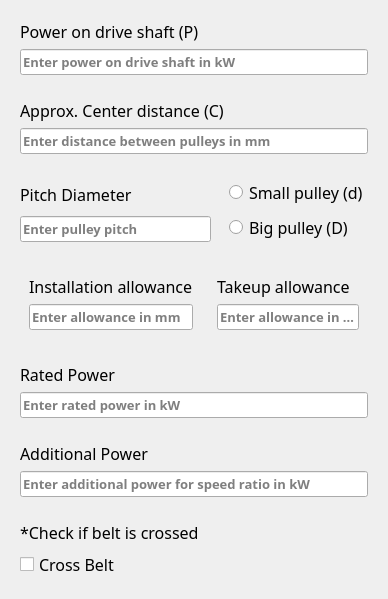
                   <widget class="QWidget" name="widget_32" native="true">
                    <layout class="QVBoxLayout" name="verticalLayout_36">
                     <item>
                      <widget class="QWidget" name="widget_33" native="true">
                       <layout class="QVBoxLayout" name="verticalLayout_35">
                        <item>
                         <widget class="QLabel" name="label_6">
                          <property name="font">
                           <font>
                            <family>Syne</family>
                            <pointsize>12</pointsize>
                           </font>
                          </property>
                          <property name="text">
                           <string>Power on drive shaft (&lt;var&gt;P&lt;/var&gt;)</string>
                          </property>
                         </widget>
                        </item>
                        <item>
                         <widget class="QLineEdit" name="powerInput">
                          <property name="palette">
                           <palette>
                            <active/>
                            <inactive/>
                            <disabled/>
                           </palette>
                          </property>
                          <property name="font">
                           <font>
                            <family>Merriweather</family>
                            <pointsize>10</pointsize>
                            <italic>false</italic>
                            <bold>true</bold>
                           </font>
                          </property>
                          <property name="styleSheet">
                           <string notr="true">font: 700 10pt &quot;Merriweather&quot;;</string>
                          </property>
                          <property name="inputMethodHints">
                           <set>Qt::InputMethodHint::ImhDigitsOnly|Qt::InputMethodHint::ImhPreferNumbers</set>
                          </property>
                          <property name="text">
                           <string/>
                          </property>
                          <property name="placeholderText">
                           <string>Enter power on drive shaft in kW</string>
                          </property>
                          <property name="clearButtonEnabled">
                           <bool>true</bool>
                          </property>
                         </widget>
                        </item>
                       </layout>
                      </widget>
                     </item>
                     <item>
                      <widget class="QWidget" name="widget_34" native="true">
                       <layout class="QVBoxLayout" name="verticalLayout_37">
                        <item>
                         <widget class="QLabel" name="label_7">
                          <property name="font">
                           <font>
                            <family>Syne</family>
                            <pointsize>12</pointsize>
                           </font>
                          </property>
                          <property name="text">
                           <string>Approx. Center distance (&lt;var&gt;C&lt;/var&gt;)</string>
                          </property>
                         </widget>
                        </item>
                        <item>
                         <widget class="QLineEdit" name="centerInput">
                          <property name="palette">
                           <palette>
                            <active/>
                            <inactive/>
                            <disabled/>
                           </palette>
                          </property>
                          <property name="font">
                           <font>
                            <family>Merriweather</family>
                            <pointsize>10</pointsize>
                            <italic>false</italic>
                            <bold>true</bold>
                           </font>
                          </property>
                          <property name="styleSheet">
                           <string notr="true">font: 700 10pt &quot;Merriweather&quot;;</string>
                          </property>
                          <property name="inputMethodHints">
                           <set>Qt::InputMethodHint::ImhDigitsOnly|Qt::InputMethodHint::ImhPreferNumbers</set>
                          </property>
                          <property name="text">
                           <string/>
                          </property>
                          <property name="placeholderText">
                           <string>Enter distance between pulleys in mm</string>
                          </property>
                          <property name="clearButtonEnabled">
                           <bool>true</bool>
                          </property>
                         </widget>
                        </item>
                       </layout>
                      </widget>
                     </item>
                     <item>
                      <widget class="QWidget" name="widget_36" native="true">
                       <layout class="QHBoxLayout" name="horizontalLayout_4">
                        <property name="spacing">
                         <number>0</number>
                        </property>
                        <property name="leftMargin">
                         <number>0</number>
                        </property>
                        <property name="topMargin">
                         <number>0</number>
                        </property>
                        <property name="rightMargin">
                         <number>0</number>
                        </property>
                        <property name="bottomMargin">
                         <number>0</number>
                        </property>
                        <item>
                         <widget class="QWidget" name="widget_35" native="true">
                          <layout class="QVBoxLayout" name="verticalLayout_38">
                           <item>
                            <widget class="QLabel" name="label_9">
                             <property name="font">
                              <font>
                               <family>Syne</family>
                               <pointsize>12</pointsize>
                              </font>
                             </property>
                             <property name="toolTip">
                              <string>Also select the pitch from the selection to the right</string>
                             </property>
                             <property name="toolTipDuration">
                              <number>1000</number>
                             </property>
                             <property name="whatsThis">
                              <string>Also select the pitch from the selection to the right</string>
                             </property>
                             <property name="text">
                              <string>Pitch Diameter</string>
                             </property>
                            </widget>
                           </item>
                           <item>
                            <widget class="QLineEdit" name="pitchInput">
                             <property name="palette">
                              <palette>
                               <active/>
                               <inactive/>
                               <disabled/>
                              </palette>
                             </property>
                             <property name="font">
                              <font>
                               <family>Merriweather</family>
                               <pointsize>10</pointsize>
                               <italic>false</italic>
                               <bold>true</bold>
                              </font>
                             </property>
                             <property name="styleSheet">
                              <string notr="true">font: 700 10pt &quot;Merriweather&quot;;</string>
                             </property>
                             <property name="inputMethodHints">
                              <set>Qt::InputMethodHint::ImhDigitsOnly|Qt::InputMethodHint::ImhPreferNumbers</set>
                             </property>
                             <property name="text">
                              <string/>
                             </property>
                             <property name="placeholderText">
                              <string>Enter pulley pitch</string>
                             </property>
                             <property name="clearButtonEnabled">
                              <bool>true</bool>
                             </property>
                            </widget>
                           </item>
                          </layout>
                         </widget>
                        </item>
                        <item>
                         <widget class="QWidget" name="widget_37" native="true">
                          <layout class="QVBoxLayout" name="verticalLayout_39">
                           <item>
                            <widget class="QRadioButton" name="smallPulleySelect">
                             <property name="palette">
                              <palette>
                               <active/>
                               <inactive/>
                               <disabled/>
                              </palette>
                             </property>
                             <property name="font">
                              <font>
                               <family>Syne</family>
                               <pointsize>12</pointsize>
                              </font>
                             </property>
                             <property name="toolTip">
                              <string>Enter pitch diameter in field to the left</string>
                             </property>
                             <property name="toolTipDuration">
                              <number>1000</number>
                             </property>
                             <property name="text">
                              <string>Small pulley (d)</string>
                             </property>
                            </widget>
                           </item>
                           <item>
                            <widget class="QRadioButton" name="bigPulleySelect">
                             <property name="palette">
                              <palette>
                               <active/>
                               <inactive/>
                               <disabled/>
                              </palette>
                             </property>
                             <property name="font">
                              <font>
                               <family>Syne</family>
                               <pointsize>12</pointsize>
                              </font>
                             </property>
                             <property name="toolTip">
                              <string>Enter pitch diameter in field to the left</string>
                             </property>
                             <property name="toolTipDuration">
                              <number>1000</number>
                             </property>
                             <property name="text">
                              <string>Big pulley (D)</string>
                             </property>
                            </widget>
                           </item>
                          </layout>
                         </widget>
                        </item>
                       </layout>
                      </widget>
                     </item>
                     <item>
                      <widget class="QWidget" name="allowance" native="true">
                       <layout class="QHBoxLayout" name="horizontalLayout_5">
                        <item>
                         <widget class="QWidget" name="installation" native="true">
                          <layout class="QVBoxLayout" name="verticalLayout_40">
                           <item>
                            <widget class="QLabel" name="label_13">
                             <property name="font">
                              <font>
                               <family>Syne</family>
                               <pointsize>12</pointsize>
                              </font>
                             </property>
                             <property name="toolTip">
                              <string>Also select the pitch from the selection to the right</string>
                             </property>
                             <property name="toolTipDuration">
                              <number>5</number>
                             </property>
                             <property name="whatsThis">
                              <string>Also select the pitch from the selection to the right</string>
                             </property>
                             <property name="text">
                              <string>Installation allowance</string>
                             </property>
                            </widget>
                           </item>
                           <item>
                            <widget class="QLineEdit" name="instAllowanceInput">
                             <property name="palette">
                              <palette>
                               <active/>
                               <inactive/>
                               <disabled/>
                              </palette>
                             </property>
                             <property name="font">
                              <font>
                               <family>Merriweather</family>
                               <pointsize>10</pointsize>
                               <italic>false</italic>
                               <bold>true</bold>
                              </font>
                             </property>
                             <property name="styleSheet">
                              <string notr="true">font: 700 10pt &quot;Merriweather&quot;;</string>
                             </property>
                             <property name="inputMethodHints">
                              <set>Qt::InputMethodHint::ImhDigitsOnly|Qt::InputMethodHint::ImhPreferNumbers</set>
                             </property>
                             <property name="text">
                              <string/>
                             </property>
                             <property name="placeholderText">
                              <string>Enter allowance in mm</string>
                             </property>
                             <property name="clearButtonEnabled">
                              <bool>true</bool>
                             </property>
                            </widget>
                           </item>
                          </layout>
                         </widget>
                        </item>
                        <item>
                         <widget class="QWidget" name="takeup" native="true">
                          <layout class="QVBoxLayout" name="verticalLayout_41">
                           <item>
                            <widget class="QLabel" name="label_16">
                             <property name="font">
                              <font>
                               <family>Syne</family>
                               <pointsize>12</pointsize>
                              </font>
                             </property>
                             <property name="toolTip">
                              <string>Also select the pitch from the selection to the right</string>
                             </property>
                             <property name="toolTipDuration">
                              <number>5</number>
                             </property>
                             <property name="whatsThis">
                              <string>Also select the pitch from the selection to the right</string>
                             </property>
                             <property name="text">
                              <string>Takeup allowance</string>
                             </property>
                            </widget>
                           </item>
                           <item>
                            <widget class="QLineEdit" name="takeAllowanceInput">
                             <property name="palette">
                              <palette>
                               <active/>
                               <inactive/>
                               <disabled/>
                              </palette>
                             </property>
                             <property name="font">
                              <font>
                               <family>Merriweather</family>
                               <pointsize>10</pointsize>
                               <italic>false</italic>
                               <bold>true</bold>
                              </font>
                             </property>
                             <property name="styleSheet">
                              <string notr="true">font: 700 10pt &quot;Merriweather&quot;;</string>
                             </property>
                             <property name="inputMethodHints">
                              <set>Qt::InputMethodHint::ImhDigitsOnly|Qt::InputMethodHint::ImhPreferNumbers</set>
                             </property>
                             <property name="text">
                              <string/>
                             </property>
                             <property name="placeholderText">
                              <string>Enter allowance in mm</string>
                             </property>
                             <property name="clearButtonEnabled">
                              <bool>true</bool>
                             </property>
                            </widget>
                           </item>
                          </layout>
                         </widget>
                        </item>
                       </layout>
                      </widget>
                     </item>
                     <item>
                      <widget class="QWidget" name="rated_power" native="true">
                       <layout class="QVBoxLayout" name="verticalLayout_43">
                        <item>
                         <widget class="QLabel" name="label_11">
                          <property name="font">
                           <font>
                            <family>Syne</family>
                            <pointsize>12</pointsize>
                           </font>
                          </property>
                          <property name="text">
                           <string>Rated Power</string>
                          </property>
                         </widget>
                        </item>
                        <item>
                         <widget class="QLineEdit" name="ratedPowerInput">
                          <property name="palette">
                           <palette>
                            <active/>
                            <inactive/>
                            <disabled/>
                           </palette>
                          </property>
                          <property name="font">
                           <font>
                            <family>Merriweather</family>
                            <pointsize>10</pointsize>
                            <italic>false</italic>
                            <bold>true</bold>
                           </font>
                          </property>
                          <property name="styleSheet">
                           <string notr="true">font: 700 10pt &quot;Merriweather&quot;;</string>
                          </property>
                          <property name="inputMethodHints">
                           <set>Qt::InputMethodHint::ImhDigitsOnly|Qt::InputMethodHint::ImhPreferNumbers</set>
                          </property>
                          <property name="text">
                           <string/>
                          </property>
                          <property name="placeholderText">
                           <string>Enter rated power in kW</string>
                          </property>
                          <property name="clearButtonEnabled">
                           <bool>true</bool>
                          </property>
                         </widget>
                        </item>
                       </layout>
                      </widget>
                     </item>
                     <item>
                      <widget class="QWidget" name="addPower" native="true">
                       <layout class="QVBoxLayout" name="verticalLayout_42">
                        <item>
                         <widget class="QLabel" name="label_12">
                          <property name="font">
                           <font>
                            <family>Syne</family>
                            <pointsize>12</pointsize>
                           </font>
                          </property>
                          <property name="text">
                           <string>Additional Power</string>
                          </property>
                         </widget>
                        </item>
                        <item>
                         <widget class="QLineEdit" name="addPowerInput">
                          <property name="palette">
                           <palette>
                            <active/>
                            <inactive/>
                            <disabled/>
                           </palette>
                          </property>
                          <property name="font">
                           <font>
                            <family>Merriweather</family>
                            <pointsize>10</pointsize>
                            <italic>false</italic>
                            <bold>true</bold>
                           </font>
                          </property>
                          <property name="styleSheet">
                           <string notr="true">font: 700 10pt &quot;Merriweather&quot;;</string>
                          </property>
                          <property name="inputMethodHints">
                           <set>Qt::InputMethodHint::ImhDigitsOnly|Qt::InputMethodHint::ImhPreferNumbers</set>
                          </property>
                          <property name="text">
                           <string/>
                          </property>
                          <property name="placeholderText">
                           <string>Enter additional power for speed ratio in kW</string>
                          </property>
                          <property name="clearButtonEnabled">
                           <bool>true</bool>
                          </property>
                         </widget>
                        </item>
                       </layout>
                      </widget>
                     </item>
                     <item>
                      <widget class="QWidget" name="cross_belt" native="true">
                       <layout class="QVBoxLayout" name="verticalLayout_44">
                        <item>
                         <widget class="QLabel" name="label_18">
                          <property name="font">
                           <font>
                            <family>Syne</family>
                            <pointsize>12</pointsize>
                           </font>
                          </property>
                          <property name="toolTip">
                           <string>Also select the pitch from the selection to the right</string>
                          </property>
                          <property name="toolTipDuration">
                           <number>5</number>
                          </property>
                          <property name="whatsThis">
                           <string>Also select the pitch from the selection to the right</string>
                          </property>
                          <property name="text">
                           <string>*Check if belt is crossed</string>
                          </property>
                         </widget>
                        </item>
                        <item>
                         <widget class="QCheckBox" name="crossBelt">
                          <property name="font">
                           <font>
                            <family>Syne</family>
                            <pointsize>12</pointsize>
                            <fontweight>Medium</fontweight>
                           </font>
                          </property>
                          <property name="toolTip">
                           <string>Check this box if belt is cross type</string>
                          </property>
                          <property name="toolTipDuration">
                           <number>1000</number>
                          </property>
                          <property name="whatsThis">
                           <string>Check this box if belt is cross type</string>
                          </property>
                          <property name="text">
                           <string>Cross Belt</string>
                          </property>
                         </widget>
                        </item>
                       </layout>
                      </widget>
                     </item>
                    </layout>
                   </widget>
